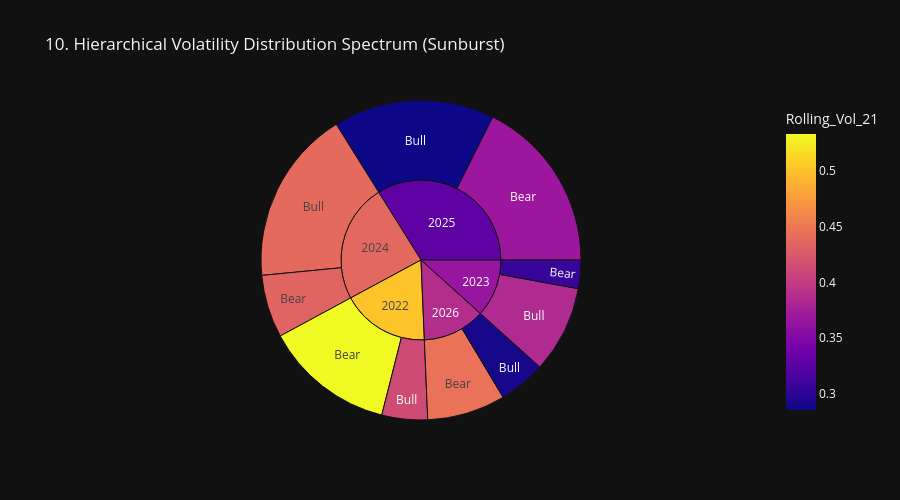
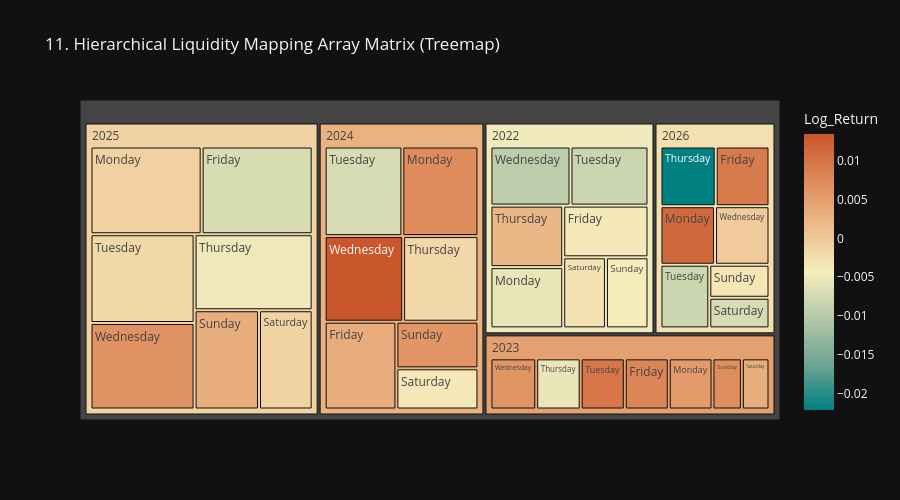

The code cell stored with these charts, in order, in its notebook:
### Markdown cell above
#### **10 & 11. Hierarchical Structural Visualizations** = **Hierarchical Structural Visualizations ** are data visualization techniques used to display hierarchical relationships within datasets. **Sunburst charts** represent nested categories in concentric rings, while **Treemaps** use nested rectangles to show the proportion of each category. These visualizations help analyze data structure, compare category sizes, and identify patterns efficiently. 📊

### Code cell
# Use the existing crypto dataframe if the alias was not created earlier
if 'crypto_df' not in globals():
	crypto_df = crypto_df

# Ensure the columns used by the hierarchy plots exist
if 'Year_String' not in crypto_df.columns:
	crypto_df['Year_String'] = crypto_df.index.year.astype(str)

if 'Day_Name' not in crypto_df.columns:
	crypto_df['Day_Name'] = crypto_df.index.day_name()

if 'Market_State' not in crypto_df.columns:
	crypto_df['Market_State'] = np.where(
		crypto_df['Close'] > crypto_df['SMA_50'],
		'Bull',
		np.where(crypto_df['Close'] < crypto_df['SMA_50'], 'Bear', 'Neutral')
	)

if 'Rolling_Vol_21' not in crypto_df.columns:
	crypto_df['Rolling_Vol_21'] = crypto_df['Log_Return'].rolling(window=21).std() * np.sqrt(252)

fig_hierarchy = px.sunburst(
	crypto_df,
	path=['Year_String', 'Market_State'],
	values='Volume',
	color='Rolling_Vol_21',
	color_continuous_scale='Plasma',
	template='plotly_dark',
	title='10. Hierarchical Volatility Distribution Spectrum (Sunburst)'
)
fig_hierarchy.update_layout(height=500)
fig_hierarchy.show()

fig_tree = px.treemap(
	crypto_df,
	path=['Year_String', 'Day_Name'],
	values='Volume',
	color='Log_Return',
	color_continuous_scale='Geyser',
	template='plotly_dark',
	title='11. Hierarchical Liquidity Mapping Array Matrix (Treemap)'
)
fig_tree.update_layout(height=500)
fig_tree.show()

### Figure 1 — Plotly figure (JSON) as saved in the notebook; plotly's stock layout.template omitted (floating-point values rounded to 4 significant figures)
{"data": [{"branchvalues": "total", "customdata": [[0.5335], [0.4131], [0.3063], [0.3848], [0.4386], [0.4334], [0.3681], [0.2851], [0.4452], [0.2901], [0.5023], [0.3655], [0.4372], [0.3282], [0.3869]], "domain": {"x": [0, 1], "y": [0, 1]}, "hovertemplate": "labels=%{label}<br>Volume=%{value}<br>parent=%{parent}<br>id=%{id}<br>Rolling_Vol_21=%{color}<extra></extra>", "ids": ["2022/Bear", "2022/Bull", "2023/Bear", "2023/Bull", "2024/Bull", "2024/Bear", "2025/Bear", "2025/Bull", "2026/Bear", "2026/Bull", "2022", "2023", "2024", "2025", "2026"], "labels": ["Bear", "Bull", "Bear", "Bull", "Bull", "Bear", "Bear", "Bull", "Bear", "Bull", "2022", "2023", "2024", "2025", "2026"], "marker": {"coloraxis": "coloraxis", "colors": [0.5335, 0.4131, 0.3063, 0.3848, 0.4386, 0.4334, 0.3681, 0.2851, 0.4452, 0.2901, 0.5023, 0.3655, 0.4372, 0.3282, 0.3869]}, "name": "", "parents": ["2022", "2022", "2023", "2023", "2024", "2024", "2025", "2025", "2026", "2026", "", "", "", "", ""], "type": "sunburst", "values": [7524000000000.0, 2638000000000.0, 1640000000000.0, 5022000000000.0, 10080000000000.0, 3622000000000.0, 10060000000000.0, 9293000000000.0, 4514000000000.0, 2717000000000.0, 10160000000000.0, 6662000000000.0, 13700000000000.0, 19350000000000.0, 7231000000000.0]}], "layout": {"coloraxis": {"autocolorscale": false, "colorbar": {"title": {"text": "Rolling_Vol_21"}}, "colorscale": [[0, "#0d0887"], [0.1111, "#46039f"], [0.2222, "#7201a8"], [0.3333, "#9c179e"], [0.4444, "#bd3786"], [0.5556, "#d8576b"], [0.6667, "#ed7953"], [0.7778, "#fb9f3a"], [0.8889, "#fdca26"], [1, "#f0f921"]]}, "height": 500, "legend": {"tracegroupgap": 0}, "title": {"text": "10. Hierarchical Volatility Distribution Spectrum (Sunburst)"}}}

### Figure 2 — Plotly figure (JSON) as saved in the notebook; plotly's stock layout.template omitted (floating-point values rounded to 4 significant figures)
{"data": [{"branchvalues": "total", "customdata": [[-0.009437], [0.002075], [-0.003827], [-0.003057], [-0.004128], [-0.005577], [-0.008175], [0.006982], [0.005402], [0.009761], [0.00625], [-0.005445], [0.008067], [0.003203], [0.007228], [-0.006984], [0.01343], [-0.001859], [0.00334], [-0.003597], [0.006117], [0.006491], [-0.00509], [-0.007054], [-0.001117], [0.0031], [-0.001076], [-0.001839], [-0.0221], [0.009262], [-0.007192], [-0.003542], [0.01132], [-0.008077], [-0.0002291], [-0.00475], [0.00487], [0.002749], [-0.001191], [-0.00268]], "domain": {"x": [0, 1], "y": [0, 1]}, "hovertemplate": "labels=%{label}<br>Volume=%{value}<br>parent=%{parent}<br>id=%{id}<br>Log_Return=%{color}<extra></extra>", "ids": ["2022/Wednesday", "2022/Thursday", "2022/Friday", "2022/Saturday", "2022/Sunday", "2022/Monday", "2022/Tuesday", "2023/Sunday", "2023/Monday", "2023/Tuesday", "2023/Wednesday", "2023/Thursday", "2023/Friday", "2023/Saturday", "2024/Monday", "2024/Tuesday", "2024/Wednesday", "2024/Thursday", "2024/Friday", "2024/Saturday", "2024/Sunday", "2025/Wednesday", "2025/Thursday", "2025/Friday", "2025/Saturday", "2025/Sunday", "2025/Monday", "2025/Tuesday", "2026/Thursday", "2026/Friday", "2026/Saturday", "2026/Sunday", "2026/Monday", "2026/Tuesday", "2026/Wednesday", "2022", "2023", "2024", "2025", "2026"], "labels": ["Wednesday", "Thursday", "Friday", "Saturday", "Sunday", "Monday", "Tuesday", "Sunday", "Monday", "Tuesday", "Wednesday", "Thursday", "Friday", "Saturday", "Monday", "Tuesday", "Wednesday", "Thursday", "Friday", "Saturday", "Sunday", "Wednesday", "Thursday", "Friday", "Saturday", "Sunday", "Monday", "Tuesday", "Thursday", "Friday", "Saturday", "Sunday", "Monday", "Tuesday", "Wednesday", "2022", "2023", "2024", "2025", "2026"], "marker": {"coloraxis": "coloraxis", "colors": [-0.009437, 0.002075, -0.003827, -0.003057, -0.004128, -0.005577, -0.008175, 0.006982, 0.005402, 0.009761, 0.00625, -0.005445, 0.008067, 0.003203, 0.007228, -0.006984, 0.01343, -0.001859, 0.00334, -0.003597, 0.006117, 0.006491, -0.00509, -0.007054, -0.001117, 0.0031, -0.001076, -0.001839, -0.0221, 0.009262, -0.007192, -0.003542, 0.01132, -0.008077, -0.0002291, -0.00475, 0.00487, 0.002749, -0.001191, -0.00268]}, "name": "", "parents": ["2022", "2022", "2022", "2022", "2022", "2022", "2022", "2023", "2023", "2023", "2023", "2023", "2023", "2023", "2024", "2024", "2024", "2024", "2024", "2024", "2024", "2025", "2025", "2025", "2025", "2025", "2025", "2025", "2026", "2026", "2026", "2026", "2026", "2026", "2026", "", "", "", "", ""], "type": "treemap", "values": [1673000000000.0, 1583000000000.0, 1559000000000.0, 1073000000000.0, 1069000000000.0, 1575000000000.0, 1630000000000.0, 700600000000.0, 1045000000000.0, 1054000000000.0, 1092000000000.0, 1062000000000.0, 1049000000000.0, 659400000000.0, 2310000000000.0, 2357000000000.0, 2276000000000.0, 2185000000000.0, 2134000000000.0, 1145000000000.0, 1295000000000.0, 2981000000000.0, 2972000000000.0, 3226000000000.0, 1764000000000.0, 2118000000000.0, 3230000000000.0, 3061000000000.0, 1203000000000.0, 1171000000000.0, 671800000000.0, 725300000000.0, 1164000000000.0, 1133000000000.0, 1163000000000.0, 10160000000000.0, 6662000000000.0, 13700000000000.0, 19350000000000.0, 7231000000000.0]}], "layout": {"coloraxis": {"autocolorscale": false, "colorbar": {"title": {"text": "Log_Return"}}, "colorscale": [[0, "rgb(0, 128, 128)"], [0.1667, "rgb(112, 164, 148)"], [0.3333, "rgb(180, 200, 168)"], [0.5, "rgb(246, 237, 189)"], [0.6667, "rgb(237, 187, 138)"], [0.8333, "rgb(222, 138, 90)"], [1, "rgb(202, 86, 44)"]]}, "height": 500, "legend": {"tracegroupgap": 0}, "title": {"text": "11. Hierarchical Liquidity Mapping Array Matrix (Treemap)"}}}
